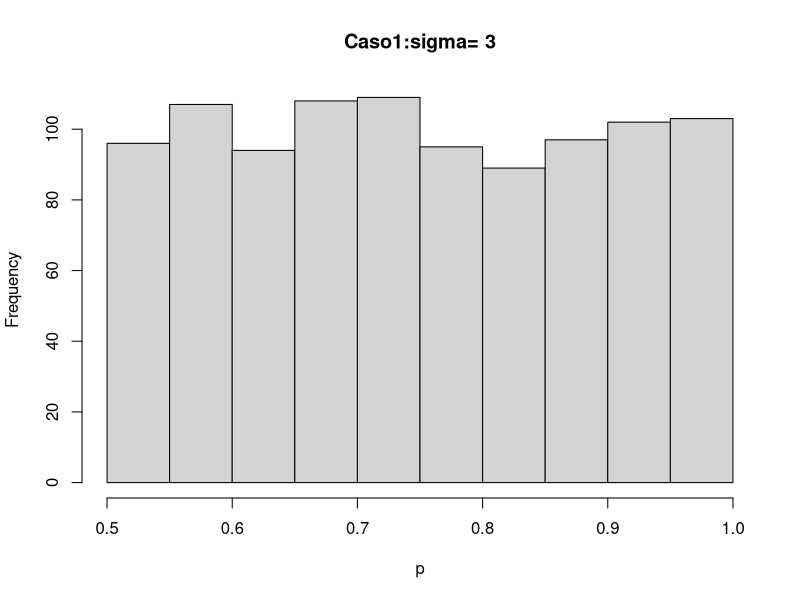
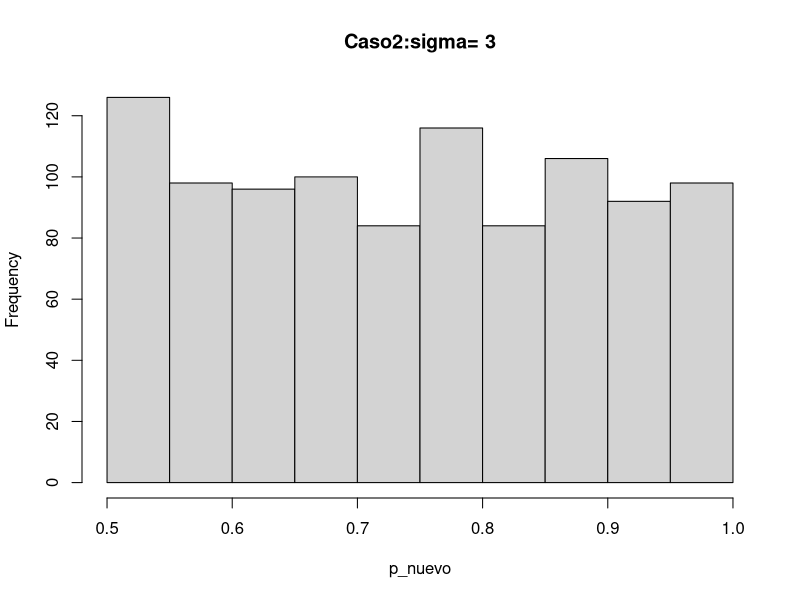
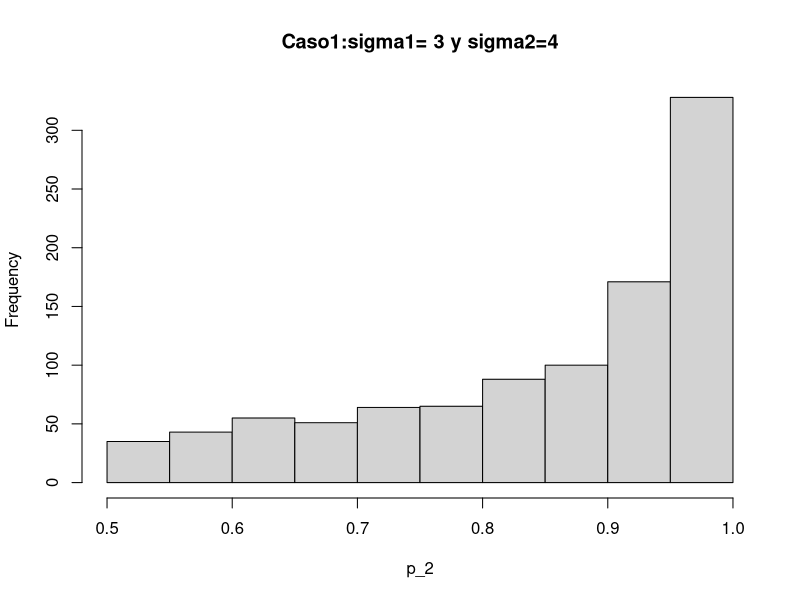
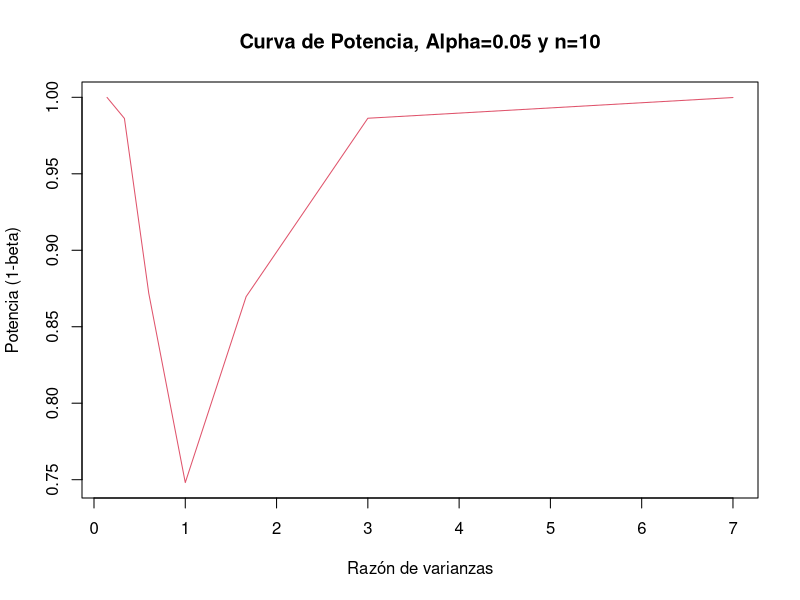
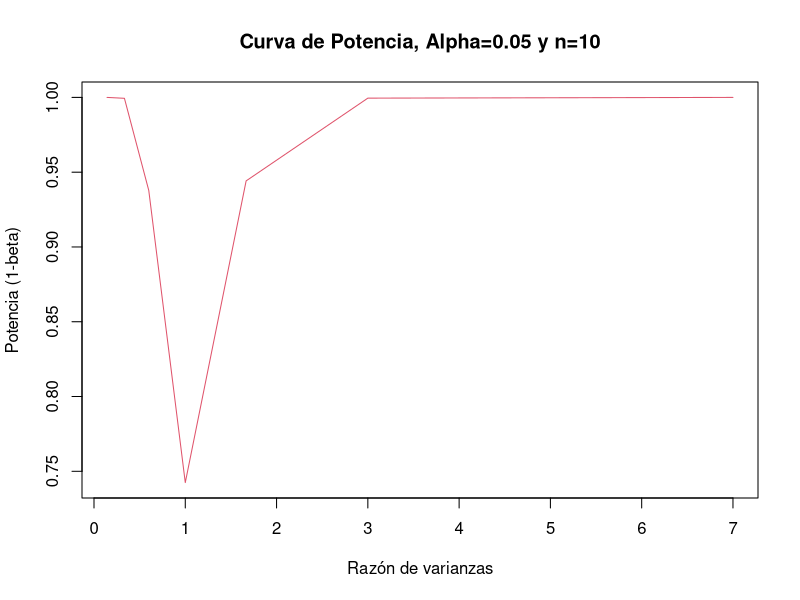
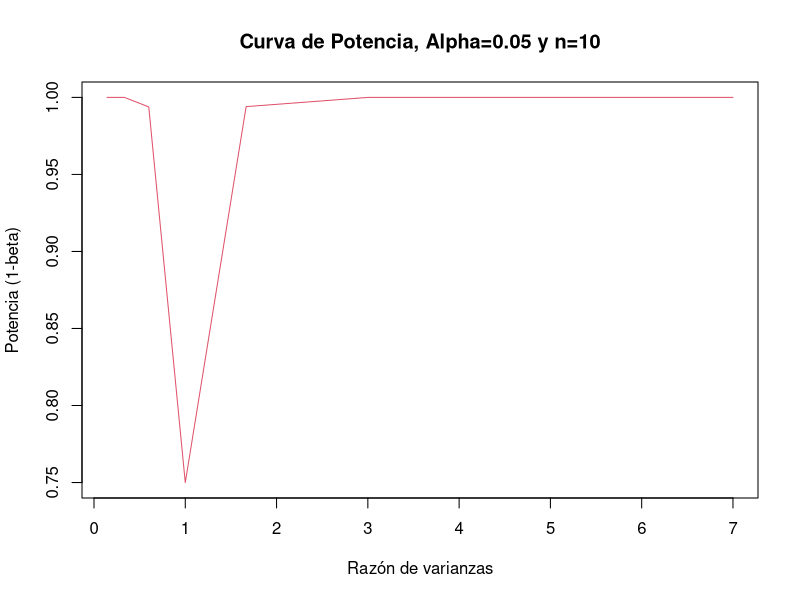

Write R code to recreate these figures, in order.
## ---- chunk 1
set.seed(7654321)                                                 
nsim<-1000                                                       

estadistico<-function(x,y){                                      
  n1<-length(x)
  n2<-length(y)
  s1<-sqrt(var(x))
  s2<-sqrt(var(y))
  F<-abs((s1^2)/(s2^2))
  p<-pf(F, n1-1, n2-1, lower.tail=F)                                              
}
## ---- chunk 2
sigma<-3
n<-20
X<-matrix(rnorm(n*nsim,6,sigma),ncol=nsim,nrow=n)
Y<-matrix(rnorm(n*nsim,6,sigma),ncol=nsim,nrow=n)
p<-replicate(nsim,0)
for(i in 1:nsim){
  p[i]=estadistico(X[,i],Y[,i])
}

hist(p,main=c("Caso1:sigma= 3"))
## ---- chunk 3

promedio_p<-mean(p)
promedio_p
## ---- chunk 4
obs<-p<0.05
## ---- chunk 5
n_nuevo<-40
X_1<-matrix(rnorm(n*nsim,6,sigma),ncol=nsim,nrow=n_nuevo)
Y_1<-matrix(rnorm(n*nsim,6,sigma),ncol=nsim,nrow=n_nuevo)
p_nuevo<-replicate(nsim,0)
for(i in 1:nsim){
  p_nuevo[i]=estadistico(X_1[,i],Y_1[,i])
}

hist(p_nuevo,main=c("Caso2:sigma= 3"))
## ---- chunk 6
w_1=mean(p_nuevo)
w_1
## ---- chunk 7
sigma_1<-3
sigma_2<-4
n_2<-20
X_2<-matrix(rnorm(n*nsim,6,sigma_1),ncol=nsim,nrow=n_2)
Y_2<-matrix(rnorm(n*nsim,6,sigma_2),ncol=nsim,nrow=n_2)
p_2<-replicate(nsim,0)
for(i in 1:nsim){
  p_2[i]=estadistico(X_2[,i],Y_2[,i])
}

hist(p_2,main=c("Caso1:sigma1= 3 y sigma2=4"))
## ---- chunk 8
w_2=mean(p_2)
w_2
## ---- chunk 9
potencia<- function(sigma1,sigma2,n,alpha=0.05){
  m=length(sigma1)
  y<-replicate(m,0)
  for(j in 1:m){
    X<-matrix(rnorm(n*nsim,6,sigma1[j]),ncol=nsim,nrow=n)
    Y<-matrix(rnorm(n*nsim,6,sigma2[j]),ncol=nsim,nrow=n)
    p<-replicate(nsim,0)
    for(i in 1:nsim){
    p[i]=estadistico(X[,i],Y[,i])
    }
    #x <- p<alpha
    #x_sel <- p[x]
    y[j] <- mean(p)
  }
  return(y)
}
sigma11<- 1:7
sigma21<- 7:1
x_potencia<-sigma11/sigma21
n <-10; n1<-20; n2<-50
alpha <- 0.05
## ---- chunk 10
plot(x_potencia,potencia(sigma11,sigma21,n),type = "l", col = 2,main = "Curva de Potencia, Alpha=0.05 y n=10", xlab = "Razón de varianzas", ylab = "Potencia (1-beta)")
## ---- chunk 11
plot(x_potencia,potencia(sigma11,sigma21,n1),type = "l", col = 2,main = "Curva de Potencia, Alpha=0.05 y n=10", xlab = "Razón de varianzas", ylab = "Potencia (1-beta)")
## ---- chunk 12
plot(x_potencia,potencia(sigma11,sigma21,n2),type = "l", col = 2,main = "Curva de Potencia, Alpha=0.05 y n=10", xlab = "Razón de varianzas", ylab = "Potencia (1-beta)")
